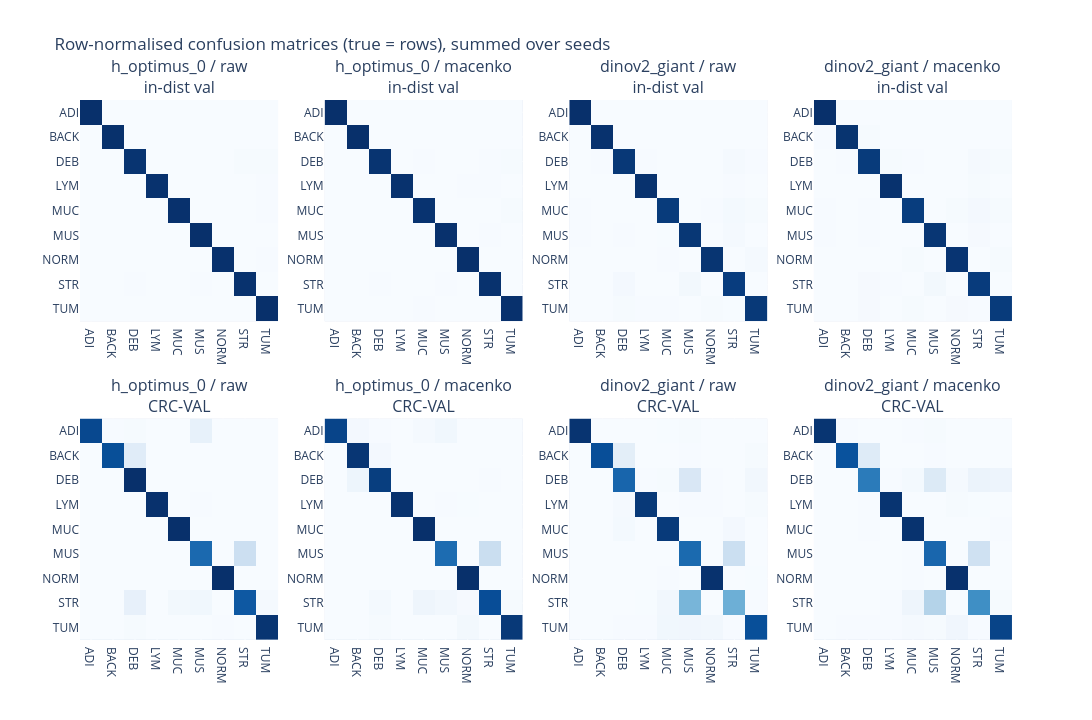

Notebook code for this chart:
### Markdown cell above
Pathology-pretrained model (H-Optimus-0) beats the natural-image control (DINOv2-g) on the stain-shifted test cohort. Macenko normalization gives at most a small, statistically unproven gain.

| Encoder | In-distribution val (NCT) | CRC-VAL (shifted cohort) |
|--- | --- | --- |
| H-Optimus-0, raw | 0.996 [0.993, 0.998] | 0.933 [0.923, 0.942] |
| H-Optimus-0, Macenko | 0.994 [0.991, 0.997] | 0.941 [0.931, 0.950] |
| DINOv2-g, raw | 0.977 [0.971, 0.982] | 0.862 [0.849, 0.874] |
| DINOv2-g, Macenko | 0.974 [0.967, 0.980] | 0.877 [0.865, 0.889] |

What the results show:

1. Encoder choice matters most. On CRC, H-Optimus-0 scores about 0.93–0.94 and DINOv2-g about 0.86–0.88. The intervals don't overlap, so this gap of roughly 7 points is real. On in-distribution val the gap is only about 2 points, so most of the pathology model's advantage shows up under domain shift.
2. Both models drop on the new cohort. H-Optimus-0 loses about 6 points going from val to CRC, and DINOv2-g loses about 11.
3. Macenko helps slightly on CRC and does nothing on val. The CRC gains are +0.008 for H-Optimus-0 and +0.015 for DINOv2-g, but the intervals overlap. I can't call either one real yet.

### Code cell
import plotly.graph_objects as go
from plotly.subplots import make_subplots

# Confusion counts summed over seeds, row-normalised (recall per true class).
configs = list(runs)
titles = [f"{n} / {t}<br>{s}" for s in ("in-dist val", "CRC-VAL") for n, t in configs]
fig = make_subplots(rows=2, cols=len(configs), subplot_titles=titles,
                    horizontal_spacing=0.05, vertical_spacing=0.18)
for col, cfg in enumerate(configs, start=1):
    r = runs[cfg]
    k = len(r["classes"])
    for row, split in enumerate(("val", "crc"), start=1):
        cm = sum(probe.confusion(r[f"y_{split}"], p, k) for p in r[f"pred_{split}"])
        cm = cm / cm.sum(1, keepdims=True)
        fig.add_trace(go.Heatmap(z=cm, x=r["classes"], y=r["classes"], zmin=0, zmax=1,
                                 colorscale="Blues", showscale=False,
                                 hovertemplate="true %{y}<br>pred %{x}<br>%{z:.2f}<extra></extra>"),
                      row=row, col=col)
        fig.update_yaxes(autorange="reversed", row=row, col=col)
fig.update_layout(width=300 * len(configs), height=720,
                  title="Row-normalised confusion matrices (true = rows), summed over seeds")
fig.show()

### Figure 1 — Plotly figure (JSON) as saved in the notebook; plotly's stock layout.template omitted (floating-point values rounded to 4 significant figures)
{"data": [{"colorscale": [[0, "rgb(247,251,255)"], [0.125, "rgb(222,235,247)"], [0.25, "rgb(198,219,239)"], [0.375, "rgb(158,202,225)"], [0.5, "rgb(107,174,214)"], [0.625, "rgb(66,146,198)"], [0.75, "rgb(33,113,181)"], [0.875, "rgb(8,81,156)"], [1, "rgb(8,48,107)"]], "hovertemplate": "true %{y}<br>pred %{x}<br>%{z:.2f}<extra></extra>", "showscale": false, "type": "heatmap", "x": ["ADI", "BACK", "DEB", "LYM", "MUC", "MUS", "NORM", "STR", "TUM"], "xaxis": "x", "y": ["ADI", "BACK", "DEB", "LYM", "MUC", "MUS", "NORM", "STR", "TUM"], "yaxis": "y", "z": [[1.0, 0.0, 0.0, 0.0, 0.0, 0.0, 0.0, 0.0, 0.0], [0.0024, 0.9976, 0.0, 0.0, 0.0, 0.0, 0.0, 0.0, 0.0], [0.0, 0.0, 0.984, 0.0, 0.0, 0.0, 0.0, 0.008, 0.008], [0.0, 0.0, 0.0, 0.9936, 0.0, 0.0, 0.0, 0.0, 0.0064], [0.0, 0.0, 0.0, 0.0, 0.996, 0.0, 0.0, 0.0, 0.004], [0.0, 0.0, 0.0, 0.0, 0.0, 1.0, 0.0, 0.0, 0.0], [0.0, 0.0, 0.0, 0.0, 0.0, 0.0, 0.996, 0.0, 0.004], [0.0, 0.0, 0.004, 0.0, 0.0, 0.004, 0.0, 0.992, 0.0], [0.0, 0.0, 0.0, 0.0, 0.0, 0.0, 0.0, 0.0, 1.0]], "zmax": 1, "zmin": 0}, {"colorscale": [[0, "rgb(247,251,255)"], [0.125, "rgb(222,235,247)"], [0.25, "rgb(198,219,239)"], [0.375, "rgb(158,202,225)"], [0.5, "rgb(107,174,214)"], [0.625, "rgb(66,146,198)"], [0.75, "rgb(33,113,181)"], [0.875, "rgb(8,81,156)"], [1, "rgb(8,48,107)"]], "hovertemplate": "true %{y}<br>pred %{x}<br>%{z:.2f}<extra></extra>", "showscale": false, "type": "heatmap", "x": ["ADI", "BACK", "DEB", "LYM", "MUC", "MUS", "NORM", "STR", "TUM"], "xaxis": "x5", "y": ["ADI", "BACK", "DEB", "LYM", "MUC", "MUS", "NORM", "STR", "TUM"], "yaxis": "y5", "z": [[0.9072, 0.004, 0.008, 0.0, 0.0, 0.0808, 0.0, 0.0, 0.0], [0.0, 0.884, 0.116, 0.0, 0.0, 0.0, 0.0, 0.0, 0.0], [0.0, 0.0, 1.0, 0.0, 0.0, 0.0, 0.0, 0.0, 0.0], [0.0, 0.0, 0.0, 0.9944, 0.0, 0.004, 0.0, 0.0016, 0.0], [0.0, 0.0, 0.0, 0.0, 1.0, 0.0, 0.0, 0.0, 0.0], [0.0, 0.0, 0.0, 0.0, 0.0, 0.78, 0.0, 0.22, 0.0], [0.0, 0.0, 0.0, 0.0, 0.0, 0.0, 1.0, 0.0, 0.0], [0.0, 0.0, 0.0824, 0.0, 0.024, 0.0336, 0.0, 0.8464, 0.0136], [0.0, 0.0, 0.0112, 0.0, 0.0, 0.0, 0.0064, 0.0, 0.9824]], "zmax": 1, "zmin": 0}, {"colorscale": [[0, "rgb(247,251,255)"], [0.125, "rgb(222,235,247)"], [0.25, "rgb(198,219,239)"], [0.375, "rgb(158,202,225)"], [0.5, "rgb(107,174,214)"], [0.625, "rgb(66,146,198)"], [0.75, "rgb(33,113,181)"], [0.875, "rgb(8,81,156)"], [1, "rgb(8,48,107)"]], "hovertemplate": "true %{y}<br>pred %{x}<br>%{z:.2f}<extra></extra>", "showscale": false, "type": "heatmap", "x": ["ADI", "BACK", "DEB", "LYM", "MUC", "MUS", "NORM", "STR", "TUM"], "xaxis": "x2", "y": ["ADI", "BACK", "DEB", "LYM", "MUC", "MUS", "NORM", "STR", "TUM"], "yaxis": "y2", "z": [[0.9992, 0.0, 0.0, 0.0, 0.0, 0.0, 0.0, 0.0008, 0.0], [0.0008, 0.9992, 0.0, 0.0, 0.0, 0.0, 0.0, 0.0, 0.0], [0.0, 0.0, 0.984, 0.0, 0.004, 0.0, 0.0, 0.004, 0.008], [0.0, 0.0, 0.0, 0.992, 0.0, 0.0, 0.004, 0.004, 0.0], [0.0, 0.0024, 0.0, 0.0, 0.9872, 0.0, 0.0, 0.0, 0.0104], [0.0, 0.0, 0.0, 0.0, 0.0, 0.996, 0.0, 0.004, 0.0], [0.0, 0.0, 0.0, 0.0, 0.0, 0.0, 1.0, 0.0, 0.0], [0.0, 0.0, 0.004, 0.0, 0.0, 0.004, 0.0, 0.992, 0.0], [0.0, 0.0, 0.0, 0.0, 0.004, 0.0, 0.0, 0.0, 0.996]], "zmax": 1, "zmin": 0}, {"colorscale": [[0, "rgb(247,251,255)"], [0.125, "rgb(222,235,247)"], [0.25, "rgb(198,219,239)"], [0.375, "rgb(158,202,225)"], [0.5, "rgb(107,174,214)"], [0.625, "rgb(66,146,198)"], [0.75, "rgb(33,113,181)"], [0.875, "rgb(8,81,156)"], [1, "rgb(8,48,107)"]], "hovertemplate": "true %{y}<br>pred %{x}<br>%{z:.2f}<extra></extra>", "showscale": false, "type": "heatmap", "x": ["ADI", "BACK", "DEB", "LYM", "MUC", "MUS", "NORM", "STR", "TUM"], "xaxis": "x6", "y": ["ADI", "BACK", "DEB", "LYM", "MUC", "MUS", "NORM", "STR", "TUM"], "yaxis": "y6", "z": [[0.9232, 0.0208, 0.004, 0.0, 0.0152, 0.0344, 0.0008, 0.0016, 0.0], [0.0, 0.9776, 0.0224, 0.0, 0.0, 0.0, 0.0, 0.0, 0.0], [0.0, 0.048, 0.948, 0.0, 0.0, 0.0, 0.0, 0.004, 0.0], [0.0, 0.0, 0.0, 0.9928, 0.0, 0.004, 0.0032, 0.0, 0.0], [0.0, 0.0, 0.0, 0.0, 1.0, 0.0, 0.0, 0.0, 0.0], [0.0, 0.0, 0.0, 0.0, 0.0, 0.7712, 0.0, 0.2288, 0.0], [0.0, 0.0, 0.0, 0.0, 0.0, 0.0, 1.0, 0.0, 0.0], [0.0, 0.0, 0.0176, 0.0, 0.044, 0.0296, 0.012, 0.8888, 0.008], [0.0, 0.0, 0.008, 0.0, 0.0, 0.0, 0.0264, 0.0, 0.9656]], "zmax": 1, "zmin": 0}, {"colorscale": [[0, "rgb(247,251,255)"], [0.125, "rgb(222,235,247)"], [0.25, "rgb(198,219,239)"], [0.375, "rgb(158,202,225)"], [0.5, "rgb(107,174,214)"], [0.625, "rgb(66,146,198)"], [0.75, "rgb(33,113,181)"], [0.875, "rgb(8,81,156)"], [1, "rgb(8,48,107)"]], "hovertemplate": "true %{y}<br>pred %{x}<br>%{z:.2f}<extra></extra>", "showscale": false, "type": "heatmap", "x": ["ADI", "BACK", "DEB", "LYM", "MUC", "MUS", "NORM", "STR", "TUM"], "xaxis": "x3", "y": ["ADI", "BACK", "DEB", "LYM", "MUC", "MUS", "NORM", "STR", "TUM"], "yaxis": "y3", "z": [[0.9992, 0.0, 0.0, 0.0, 0.0, 0.0008, 0.0, 0.0, 0.0], [0.0024, 0.9936, 0.0024, 0.0, 0.0, 0.0008, 0.0, 0.0, 0.0008], [0.0, 0.004, 0.9704, 0.0048, 0.0, 0.0008, 0.0, 0.016, 0.004], [0.0, 0.0, 0.0, 0.9936, 0.0, 0.0, 0.0, 0.0056, 0.0008], [0.0072, 0.0, 0.0008, 0.0016, 0.9584, 0.0, 0.0048, 0.0192, 0.008], [0.004, 0.0, 0.004, 0.0, 0.0032, 0.9744, 0.0, 0.0144, 0.0], [0.0, 0.0, 0.0, 0.0, 0.004, 0.0, 0.9816, 0.0, 0.0144], [0.0, 0.0, 0.0208, 0.0, 0.0, 0.0264, 0.0, 0.9528, 0.0], [0.0, 0.0, 0.0096, 0.0056, 0.004, 0.0, 0.0112, 0.0032, 0.9664]], "zmax": 1, "zmin": 0}, {"colorscale": [[0, "rgb(247,251,255)"], [0.125, "rgb(222,235,247)"], [0.25, "rgb(198,219,239)"], [0.375, "rgb(158,202,225)"], [0.5, "rgb(107,174,214)"], [0.625, "rgb(66,146,198)"], [0.75, "rgb(33,113,181)"], [0.875, "rgb(8,81,156)"], [1, "rgb(8,48,107)"]], "hovertemplate": "true %{y}<br>pred %{x}<br>%{z:.2f}<extra></extra>", "showscale": false, "type": "heatmap", "x": ["ADI", "BACK", "DEB", "LYM", "MUC", "MUS", "NORM", "STR", "TUM"], "xaxis": "x7", "y": ["ADI", "BACK", "DEB", "LYM", "MUC", "MUS", "NORM", "STR", "TUM"], "yaxis": "y7", "z": [[0.9848, 0.0016, 0.0, 0.0, 0.0032, 0.0104, 0.0, 0.0, 0.0], [0.0, 0.8864, 0.1016, 0.0, 0.0, 0.004, 0.0, 0.0, 0.008], [0.0, 0.0, 0.796, 0.0048, 0.0104, 0.1536, 0.004, 0.0, 0.0312], [0.0, 0.0, 0.0136, 0.9672, 0.0, 0.004, 0.0064, 0.0, 0.0088], [0.0, 0.0, 0.0176, 0.0, 0.9616, 0.0008, 0.0, 0.02, 0.0], [0.0, 0.0, 0.0, 0.0, 0.0, 0.7776, 0.0, 0.2224, 0.0], [0.0, 0.0, 0.0, 0.0, 0.004, 0.0, 0.9928, 0.0, 0.0032], [0.0, 0.0, 0.0008, 0.0032, 0.028, 0.4672, 0.0, 0.496, 0.0048], [0.0, 0.0016, 0.0064, 0.004, 0.0344, 0.0352, 0.0304, 0.0064, 0.8816]], "zmax": 1, "zmin": 0}, {"colorscale": [[0, "rgb(247,251,255)"], [0.125, "rgb(222,235,247)"], [0.25, "rgb(198,219,239)"], [0.375, "rgb(158,202,225)"], [0.5, "rgb(107,174,214)"], [0.625, "rgb(66,146,198)"], [0.75, "rgb(33,113,181)"], [0.875, "rgb(8,81,156)"], [1, "rgb(8,48,107)"]], "hovertemplate": "true %{y}<br>pred %{x}<br>%{z:.2f}<extra></extra>", "showscale": false, "type": "heatmap", "x": ["ADI", "BACK", "DEB", "LYM", "MUC", "MUS", "NORM", "STR", "TUM"], "xaxis": "x4", "y": ["ADI", "BACK", "DEB", "LYM", "MUC", "MUS", "NORM", "STR", "TUM"], "yaxis": "y4", "z": [[1.0, 0.0, 0.0, 0.0, 0.0, 0.0, 0.0, 0.0, 0.0], [0.004, 0.9864, 0.008, 0.0, 0.0, 0.0008, 0.0, 0.0008, 0.0], [0.0, 0.004, 0.96, 0.008, 0.004, 0.0, 0.0, 0.016, 0.008], [0.0, 0.0, 0.0, 0.992, 0.0, 0.0, 0.0, 0.008, 0.0], [0.004, 0.0, 0.004, 0.0, 0.952, 0.0016, 0.008, 0.0224, 0.008], [0.004, 0.0, 0.0064, 0.0, 0.0, 0.9776, 0.0, 0.012, 0.0], [0.0, 0.0, 0.0, 0.0, 0.008, 0.0, 0.9832, 0.0, 0.0088], [0.0, 0.0, 0.012, 0.004, 0.0, 0.0272, 0.0, 0.9568, 0.0], [0.0, 0.0, 0.012, 0.0008, 0.008, 0.0, 0.012, 0.0072, 0.96]], "zmax": 1, "zmin": 0}, {"colorscale": [[0, "rgb(247,251,255)"], [0.125, "rgb(222,235,247)"], [0.25, "rgb(198,219,239)"], [0.375, "rgb(158,202,225)"], [0.5, "rgb(107,174,214)"], [0.625, "rgb(66,146,198)"], [0.75, "rgb(33,113,181)"], [0.875, "rgb(8,81,156)"], [1, "rgb(8,48,107)"]], "hovertemplate": "true %{y}<br>pred %{x}<br>%{z:.2f}<extra></extra>", "showscale": false, "type": "heatmap", "x": ["ADI", "BACK", "DEB", "LYM", "MUC", "MUS", "NORM", "STR", "TUM"], "xaxis": "x8", "y": ["ADI", "BACK", "DEB", "LYM", "MUC", "MUS", "NORM", "STR", "TUM"], "yaxis": "y8", "z": [[0.9816, 0.004, 0.0, 0.0, 0.004, 0.0104, 0.0, 0.0, 0.0], [0.0, 0.8712, 0.1248, 0.0, 0.0, 0.004, 0.0, 0.0, 0.0], [0.0, 0.0, 0.7136, 0.004, 0.0184, 0.136, 0.0168, 0.06, 0.0512], [0.0, 0.0, 0.004, 0.984, 0.0, 0.0008, 0.008, 0.0032, 0.0], [0.0, 0.0, 0.004, 0.0, 0.9896, 0.0, 0.0, 0.0024, 0.004], [0.0, 0.0, 0.0, 0.0, 0.0048, 0.792, 0.0, 0.2032, 0.0], [0.0, 0.0, 0.0, 0.0, 0.004, 0.0, 0.996, 0.0, 0.0], [0.0, 0.0, 0.0, 0.0048, 0.0432, 0.3072, 0.0, 0.6352, 0.0096], [0.0, 0.004, 0.004, 0.004, 0.016, 0.008, 0.0352, 0.004, 0.9248]], "zmax": 1, "zmin": 0}], "layout": {"annotations": [{"font": {"size": 16}, "showarrow": false, "text": "h_optimus_0 / raw<br>in-dist val", "x": 0.1062, "xanchor": "center", "xref": "paper", "y": 1, "yanchor": "bottom", "yref": "paper"}, {"font": {"size": 16}, "showarrow": false, "text": "h_optimus_0 / macenko<br>in-dist val", "x": 0.3688, "xanchor": "center", "xref": "paper", "y": 1, "yanchor": "bottom", "yref": "paper"}, {"font": {"size": 16}, "showarrow": false, "text": "dinov2_giant / raw<br>in-dist val", "x": 0.6313, "xanchor": "center", "xref": "paper", "y": 1, "yanchor": "bottom", "yref": "paper"}, {"font": {"size": 16}, "showarrow": false, "text": "dinov2_giant / macenko<br>in-dist val", "x": 0.8938, "xanchor": "center", "xref": "paper", "y": 1, "yanchor": "bottom", "yref": "paper"}, {"font": {"size": 16}, "showarrow": false, "text": "h_optimus_0 / raw<br>CRC-VAL", "x": 0.1062, "xanchor": "center", "xref": "paper", "y": 0.41, "yanchor": "bottom", "yref": "paper"}, {"font": {"size": 16}, "showarrow": false, "text": "h_optimus_0 / macenko<br>CRC-VAL", "x": 0.3688, "xanchor": "center", "xref": "paper", "y": 0.41, "yanchor": "bottom", "yref": "paper"}, {"font": {"size": 16}, "showarrow": false, "text": "dinov2_giant / raw<br>CRC-VAL", "x": 0.6313, "xanchor": "center", "xref": "paper", "y": 0.41, "yanchor": "bottom", "yref": "paper"}, {"font": {"size": 16}, "showarrow": false, "text": "dinov2_giant / macenko<br>CRC-VAL", "x": 0.8938, "xanchor": "center", "xref": "paper", "y": 0.41, "yanchor": "bottom", "yref": "paper"}], "height": 720, "title": {"text": "Row-normalised confusion matrices (true = rows), summed over seeds"}, "width": 1200, "xaxis": {"anchor": "y", "domain": [0, 0.2125]}, "xaxis2": {"anchor": "y2", "domain": [0.2625, 0.475]}, "xaxis3": {"anchor": "y3", "domain": [0.525, 0.7375]}, "xaxis4": {"anchor": "y4", "domain": [0.7875, 1]}, "xaxis5": {"anchor": "y5", "domain": [0, 0.2125]}, "xaxis6": {"anchor": "y6", "domain": [0.2625, 0.475]}, "xaxis7": {"anchor": "y7", "domain": [0.525, 0.7375]}, "xaxis8": {"anchor": "y8", "domain": [0.7875, 1]}, "yaxis": {"anchor": "x", "autorange": "reversed", "domain": [0.59, 1]}, "yaxis2": {"anchor": "x2", "autorange": "reversed", "domain": [0.59, 1]}, "yaxis3": {"anchor": "x3", "autorange": "reversed", "domain": [0.59, 1]}, "yaxis4": {"anchor": "x4", "autorange": "reversed", "domain": [0.59, 1]}, "yaxis5": {"anchor": "x5", "autorange": "reversed", "domain": [0, 0.41]}, "yaxis6": {"anchor": "x6", "autorange": "reversed", "domain": [0, 0.41]}, "yaxis7": {"anchor": "x7", "autorange": "reversed", "domain": [0, 0.41]}, "yaxis8": {"anchor": "x8", "autorange": "reversed", "domain": [0, 0.41]}}}
